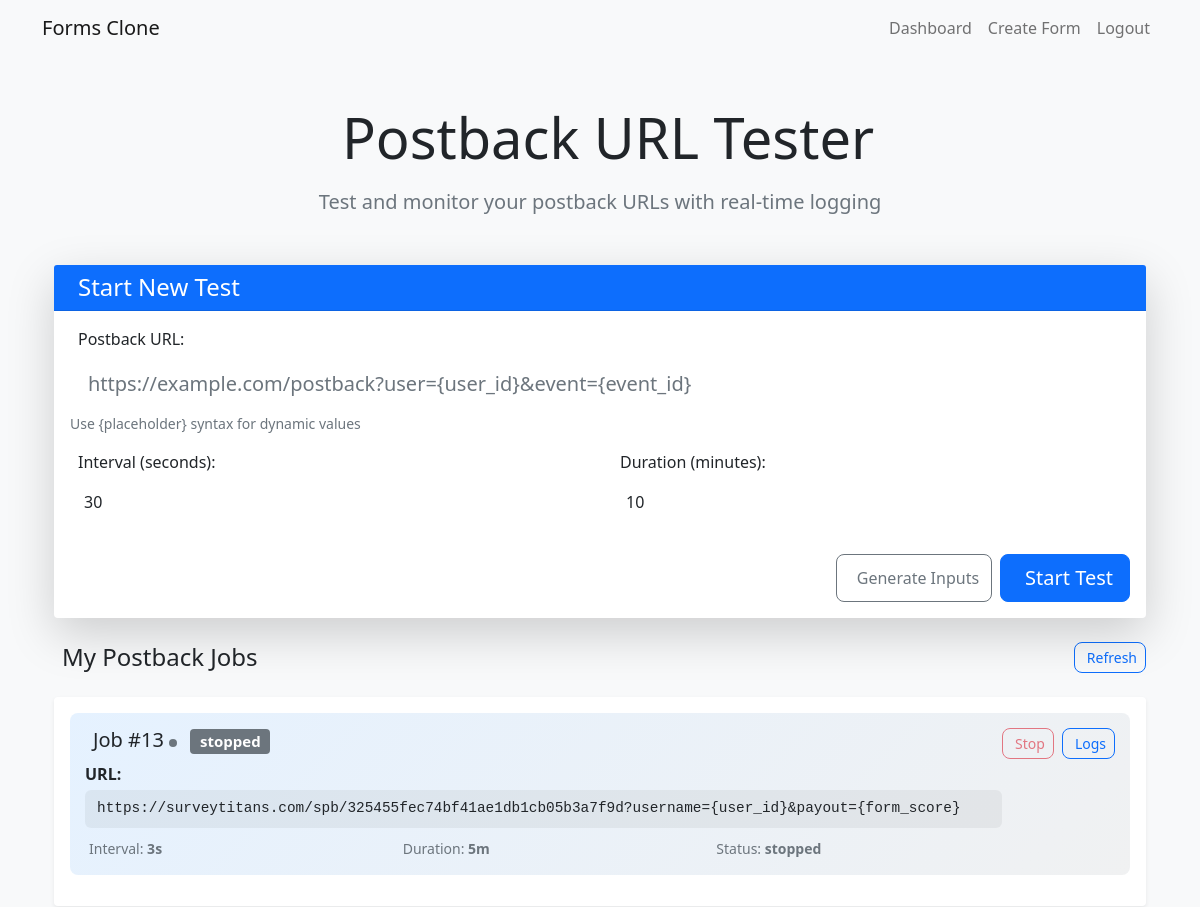
The app's page /postback_tester?postback_id=11 (signed in, upper part), older data.
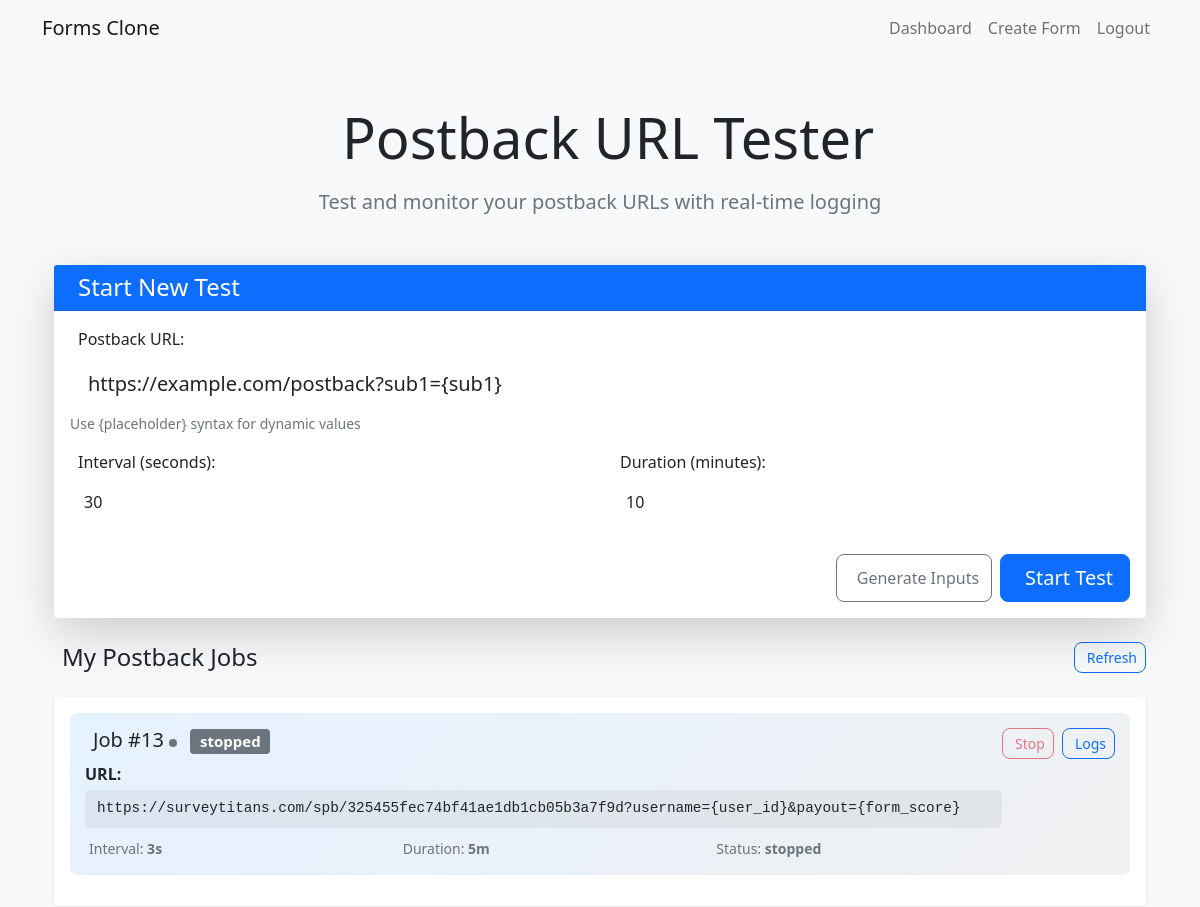
The same page, newer data.
### app.py (models this page shows)
class Postback(db.Model):
    id = db.Column(db.Integer, primary_key=True)
    url = db.Column(db.String(500), nullable=False)
    user_id = db.Column(db.Integer, db.ForeignKey('user.id'), nullable=False)
    created_at = db.Column(db.DateTime, default=datetime.utcnow)

### app.py (the view)
@app.route('/postback_tester')
@login_required
def postback_tester():
    postback_id = request.args.get('postback_id', type=int)
    postback_url = ""
    if postback_id:
        postback = Postback.query.get(postback_id)
        if postback:
            postback_url = postback.url  # Assumes your Postback model has a 'url' field
    jobs = PostbackTesterJob.query.filter_by(user_id=current_user.id).order_by(PostbackTesterJob.created_at.desc()).all()
    logs = {job.id: PostbackTesterLog.query.filter_by(job_id=job.id).all() for job in jobs}
    return render_template('postback_tester.html', jobs=jobs, logs=logs,postback_url=postback_url)

### app.py (called while the page is built)
@app.context_processor
def inject_now():
    return {'now': datetime.now()}

@app.context_processor
def inject_csrf_token():
    return {'csrf_token': lambda: 'dummy_token'}

@login_manager.user_loader
def load_user(user_id):
    return User.query.get(int(user_id))

### templates/postback_tester.html (shortened to what the changed rows need)
{% extends "base.html" %}
{% block content %}
<div class="container my-5">
  <div class="text-center mb-5">
    <h1 class="display-4 mb-3">
      Postback URL Tester
    </h1>
  </div>
  <div class="card shadow-lg mb-4">
    <div class="card-body">
      <form id="postbackForm">
        <div class="row">
          <div class="col-md-12 mb-3">
            <label for="postbackUrl" class="form-label">
              Postback URL:
            </label>
            <input type="text" class="form-control form-control-lg" id="postbackUrl" value="{{ postback_url }}"
              placeholder="https://example.com/postback?user={user_id}&event={event_id}" required />
            <div class="form-text">Use {placeholder} syntax for dynamic values</div>
          </div>
        </div>
      </form>
    </div>
  </div>
</div>
{% endblock %}

Row changes from the older to the newer data that the page shows:
added Postback: url "https://example.com/postback?sub1={sub1}"
